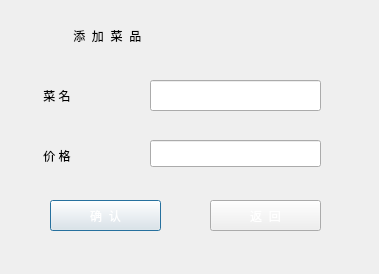
<?xml version="1.0" encoding="UTF-8"?>
<ui version="4.0">
 <class>add_food_info</class>
 <widget class="QDialog" name="add_food_info">
  <property name="geometry">
   <rect>
    <x>0</x>
    <y>0</y>
    <width>379</width>
    <height>274</height>
   </rect>
  </property>
  <property name="windowTitle">
   <string>Dialog</string>
  </property>
  <property name="styleSheet">
   <string notr="true">border-image: url(:/new/prefix1/lanhua.jpg);</string>
  </property>
  <widget class="QLabel" name="label">
   <property name="geometry">
    <rect>
     <x>60</x>
     <y>10</y>
     <width>331</width>
     <height>51</height>
    </rect>
   </property>
   <property name="styleSheet">
    <string notr="true">color: rgb(0, 0, 0);
font: 75 14pt &quot;Ubuntu&quot;;
border-image: url(:/new/prefix1/shuijing.jpg);</string>
   </property>
   <property name="text">
    <string>    添  加  菜  品</string>
   </property>
  </widget>
  <widget class="QLabel" name="label_2">
   <property name="geometry">
    <rect>
     <x>40</x>
     <y>80</y>
     <width>71</width>
     <height>31</height>
    </rect>
   </property>
   <property name="styleSheet">
    <string notr="true">color: rgb(0, 0, 0);
font: 75 11pt &quot;Ubuntu&quot;;
border-image: url(:/new/prefix1/shuijing.jpg);</string>
   </property>
   <property name="text">
    <string> 菜 名</string>
   </property>
  </widget>
  <widget class="QLabel" name="label_3">
   <property name="geometry">
    <rect>
     <x>40</x>
     <y>140</y>
     <width>71</width>
     <height>31</height>
    </rect>
   </property>
   <property name="styleSheet">
    <string notr="true">color: rgb(0, 0, 0);
font: 75 11pt &quot;Ubuntu&quot;;
border-image: url(:/new/prefix1/shuijing.jpg);</string>
   </property>
   <property name="text">
    <string> 价 格</string>
   </property>
  </widget>
  <widget class="QLineEdit" name="lineEdit">
   <property name="geometry">
    <rect>
     <x>150</x>
     <y>80</y>
     <width>171</width>
     <height>31</height>
    </rect>
   </property>
   <property name="styleSheet">
    <string notr="true">color: rgb(0, 0, 255);
border-image: url(:/new/prefix1/shuijing.jpg);
</string>
   </property>
  </widget>
  <widget class="QLineEdit" name="lineEdit_2">
   <property name="geometry">
    <rect>
     <x>150</x>
     <y>140</y>
     <width>171</width>
     <height>27</height>
    </rect>
   </property>
   <property name="styleSheet">
    <string notr="true">color: rgb(0, 0, 255);
border-image: url(:/new/prefix1/shuijing.jpg);</string>
   </property>
  </widget>
  <widget class="QPushButton" name="pushButton">
   <property name="geometry">
    <rect>
     <x>50</x>
     <y>200</y>
     <width>111</width>
     <height>31</height>
    </rect>
   </property>
   <property name="styleSheet">
    <string notr="true">font: 11pt &quot;Agency FB&quot;;
border-image: url(:/new/prefix1/Purple.jpg);
font: 75 9pt &quot;Agency FB&quot;;
color: rgb(255, 255, 255);</string>
   </property>
   <property name="text">
    <string>确  认</string>
   </property>
  </widget>
  <widget class="QPushButton" name="pushButton_2">
   <property name="geometry">
    <rect>
     <x>210</x>
     <y>200</y>
     <width>111</width>
     <height>31</height>
    </rect>
   </property>
   <property name="styleSheet">
    <string notr="true">font: 11pt &quot;Agency FB&quot;;
border-image: url(:/new/prefix1/Purple.jpg);
font: 75 9pt &quot;Agency FB&quot;;
color: rgb(255, 255, 255);</string>
   </property>
   <property name="text">
    <string>返  回</string>
   </property>
  </widget>
 </widget>
 <resources/>
 <connections/>
</ui>
